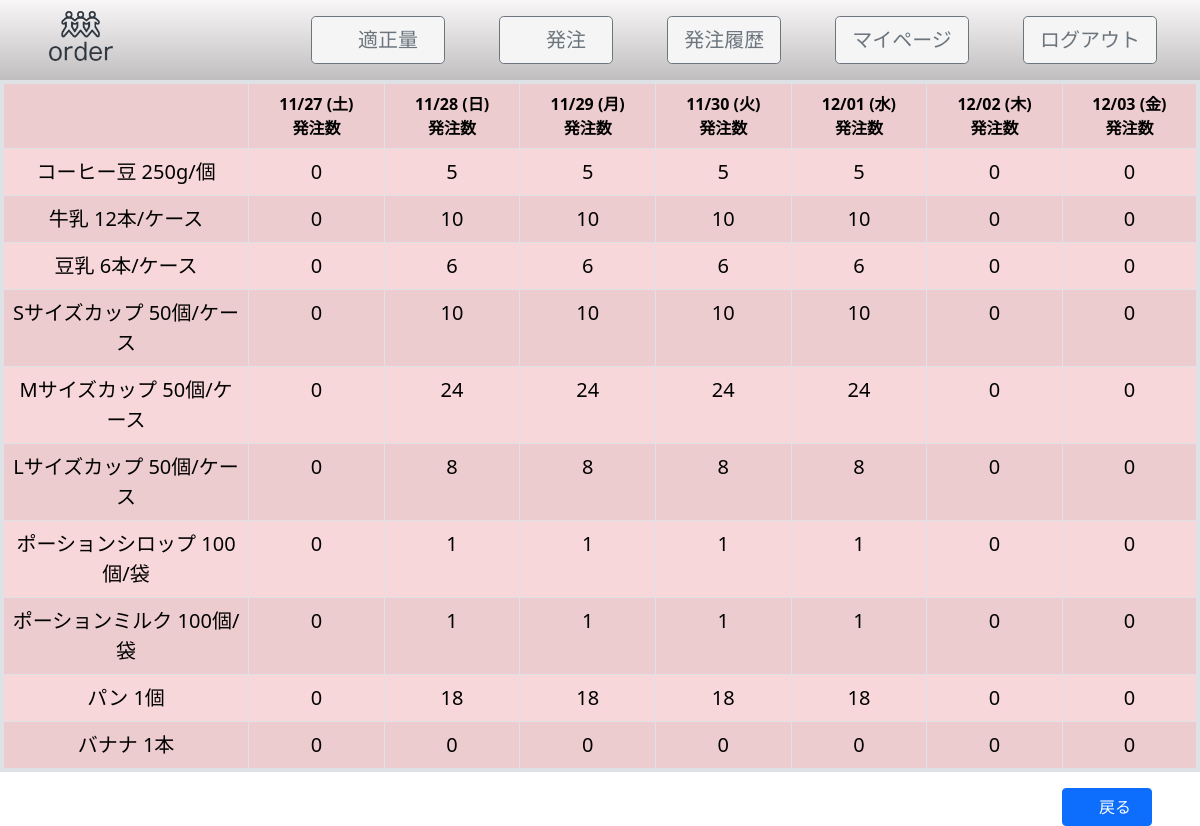
Page /history.php (signed in) on the committed database.
### tables this page shows
CREATE TABLE `orders` (
  `id` int(32) NOT NULL COMMENT 'システムID',
  `shops_id` int(32) NOT NULL COMMENT '店舗ID',
  `stocks_id` int(32) NOT NULL COMMENT '商品ID',
  `shop_stock_count` int(32) DEFAULT NULL COMMENT '店舗在庫',
  `order_count` int(32) DEFAULT NULL COMMENT '発注数',
  `Appropriate_count` int(32) DEFAULT NULL COMMENT '適正数',
  `created_at` date DEFAULT NULL COMMENT '登録日時'
);

### public/index.php (called while the page is built, shortened)
<?php
$parse = parse_url($_SERVER["REQUEST_URI"]);
require_once(ROOT_PATH.'Views/user'.$parse['path']);

### Views/other/date.php (called while the page is built, shortened)
<?php
    $week = array( "日", "月", "火", "水", "木", "金", "土","日", "月", "火", "水", "木", "金", "土", );
    $before[7] = date('m/d', strtotime('-7 day'))." (".$week[date("w")].") ";
    $before[6] = date('m/d', strtotime('-6 day'))." (".$week[date("w")+1].") ";
    $before[5] = date('m/d', strtotime('-5 day'))." (".$week[date("w")+2].") ";
    $before[4] = date('m/d', strtotime('-4 day'))." (".$week[date("w")+3].") ";
    $before[3] = date('m/d', strtotime('-3 day'))." (".$week[date("w")+4].") ";
    $before[2] = date('m/d', strtotime('-2 day'))." (".$week[date("w")+5].") ";
    $before[1] = date('m/d', strtotime('-1 day'))." (".$week[date("w")+6].") ";

### Views/other/num_name.php (called while the page is built)
<?php
$name['1'] = 'コーヒー豆 250g/個';
$name['2'] = '牛乳 12本/ケース';
$name['3'] = '豆乳 6本/ケース';
$name['4'] = 'Sサイズカップ 50個/ケース';
$name['5'] = 'Mサイズカップ 50個/ケース';
$name['6'] = 'Lサイズカップ 50個/ケース';
$name['7'] = 'ポーションシロップ 100個/袋';
$name['8'] = 'ポーションミルク 100個/袋';
$name['9'] = 'パン 1個';
$name['10'] = 'バナナ 1本';

### Controllers/OrderController.php (called while the page is built, shortened)
<?php
require_once(ROOT_PATH .'/Models/Order.php');
class OrderController {
    private $Order;
    public function __construct()
    {
        $this->Order = new Order();
    }
    public function showorder_history()
    {
        $history = $this->Order->showorder_history($_SESSION['id']);
        $params = [
            'history' => $history
        ];
        return $params;
    }
}

### Models/Order.php (called while the page is built, shortened)
<?php
require_once(ROOT_PATH .'/Models/Db.php');
class Order extends Db{
    private $table = 'orders';
    public function showorder_history($shops_id)
    {
       try{
           for ($x=1; $x <= 10; $x++) {
                for ($i=-7; $i <= -1; $i++) {
                    $date = date("Y-m-d", strtotime("$i day"));
                    $sql = "SELECT order_count FROM ".$this->table." WHERE created_at = :date AND shops_id = :shops_id AND stocks_id = :x AND order_count IS NOT NULL ORDER BY id DESC LIMIT 1";
                    $sth = $this->dbh->prepare($sql);
                    $sth->bindParam(':shops_id', $shops_id, PDO::PARAM_INT);
                    $sth->bindParam(':date', $date, PDO::PARAM_STR);
                    $sth->bindParam(':x', $x, PDO::PARAM_INT);
                    $sth->execute();
                    $result[$x][] = $sth->fetch(PDO::FETCH_ASSOC);
               }
           }
            return $result;
       } catch (PDOException $e){
            echo "接続失敗：Order.php :". $e->getMessage() . "\n";
            exit;
        }
    }
}

### Models/Db.php (called while the page is built, shortened)
<?php
class Db {
    public function __construct($dbh = null){
        if(!$dbh) {
            try {
                $this->dbh = new PDO(
                    'mysql:dbname='.DB_NAME.
                    ';host='.DB_HOST,DB_USER,DB_PASSWD
                );
            } catch (PDOException $e) {
                echo "接続情報：Db.phpでエラー出力" . $e->getMessage() . "\n";
                exit();
            }
        } else {
            $this->dbh = $dbh;
        }
    }
}

### Views/user/history.php (the view, shortened to what this page needs)
<?php
    require_once(ROOT_PATH .'Views/other/num_name.php');
    require_once(ROOT_PATH .'Views/other/date.php');
    require_once(ROOT_PATH .'Controllers/OrderController.php');
    $order = new OrderController();
    $history = $order->showorder_history();
?>
<!DOCTYPE html>
<html lang="en">
<head>
    <link href="css/header.css" rel="stylesheet">
    <link href="bootstrapcss/bootstrap.min.css" rel="stylesheet">
</head>
<body>
<?php require_once(ROOT_PATH .'Views/layout/header.php') ?>
    <div class="w-100">
        <div class="">
            <table class="table table-bordered table-striped table-danger border border-4 rounded-3">
                <tr>
                    <th></th>
                    <?php for ($i=7; $i >= 1; $i--) :?>
                        <th class="text-center"><?php echo $before[$i]."<br>"."発注数"  ?></th>
                    <?php endfor; ?>
                </tr>
                <?php for ($x=1; $x <= 10; $x++) :?>
                    <tr class="fs-5 text-center" >
                        <td style="width: 20%;"><?php echo $name[$x]; ?></td>
                        <?php for ($i=0; $i <= 6; $i++) :?>
                            <td style="width: 11%;"><?php if(isset($history['history'][$x][$i]['order_count'])){echo $history['history'][$x][$i]['order_count'];}else{echo 0;}?></td>
                        <?php endfor; ?>
                    </tr>
                <?php endfor; ?>
            </table>
            <div class="d-flex justify-content-end">
                <a href="index.php" class="btn btn-primary me-5"  role="button">　戻る　</a>
            </div>
        </div>
    </div>
</body>
</html>

### rows in the picture
orders: order_count "0"
orders: order_count "5"
orders: order_count "10"
orders: order_count "6"
orders: order_count "24"
orders: order_count "8"
orders: order_count "1"
orders: order_count "18"

### other values in the picture
$before[$i] "11/27 (土)"
$before[$i] "11/28 (日)"
$before[$i] "11/29 (月)"
$before[$i] "11/30 (火)"
$before[$i] "12/01 (水)"
$before[$i] "12/02 (木)"
$before[$i] "12/03 (金)"
$name[$x] "コーヒー豆 250g/個"
$name[$x] "牛乳 12本/ケース"
$name[$x] "豆乳 6本/ケース"
$name[$x] "Sサイズカップ 50個/ケース"
$name[$x] "Mサイズカップ 50個/ケース"
$name[$x] "Lサイズカップ 50個/ケース"
$name[$x] "ポーションシロップ 100個/袋"
$name[$x] "ポーションミルク 100個/袋"
